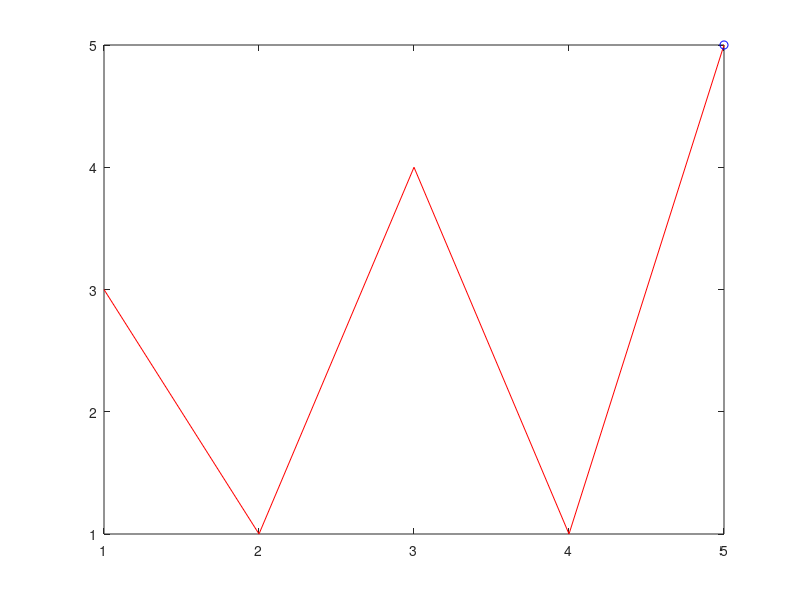

MATLAB code to generate this figure: (Note: this script raises an error after producing the figure.)
%=============================================================================
% Copyright (c) 2016-present Allan CORNET (Nelson)
%=============================================================================
% This file is part of Nelson.
%=============================================================================
% LICENCE_BLOCK_BEGIN
% SPDX-License-Identifier: LGPL-3.0-or-later
% LICENCE_BLOCK_END
%=============================================================================
% <--WEIGHT 4-->
% <--ADV-CLI MODE-->
%=============================================================================
close all
%=============================================================================
f = figure('Visible', 'off', 'InnerPosition', [100 100 360 260], 'Color', [1 1 1]);
ax = axes('Parent', f);
%=============================================================================
y = [3 1 4 1 5];
comet(ax, y);
animated = findobj(ax, 'Type', 'animatedline');
asserts.isequal(numel(animated), 2);
asserts.istrue(graphics_comet_any_full_trace(animated, 1:numel(y), y));
close(f);
close all
%=============================================================================
